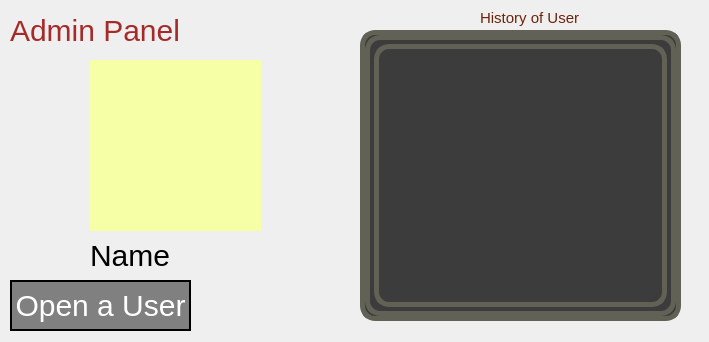
<?xml version="1.0" encoding="UTF-8"?>
<ui version="4.0">
 <class>Dialog</class>
 <widget class="QDialog" name="Dialog">
  <property name="geometry">
   <rect>
    <x>0</x>
    <y>0</y>
    <width>709</width>
    <height>342</height>
   </rect>
  </property>
  <property name="windowTitle">
   <string>Historian</string>
  </property>
  <property name="styleSheet">
   <string notr="true">font-size:30px;</string>
  </property>
  <widget class="QScrollArea" name="scrollArea_2">
   <property name="geometry">
    <rect>
     <x>360</x>
     <y>30</y>
     <width>321</width>
     <height>291</height>
    </rect>
   </property>
   <property name="styleSheet">
    <string notr="true">Background-Color: rgb(61, 60, 60);
border: 5px solid rgb(97, 98, 85);
border-radius: 15px;</string>
   </property>
   <property name="widgetResizable">
    <bool>true</bool>
   </property>
   <widget class="QWidget" name="scrollAreaWidgetContents_2">
    <property name="geometry">
     <rect>
      <x>0</x>
      <y>0</y>
      <width>311</width>
      <height>281</height>
     </rect>
    </property>
    <layout class="QHBoxLayout" name="horizontalLayout">
     <item>
      <widget class="QLabel" name="label_5">
       <property name="styleSheet">
        <string notr="true">font-size:15px;</string>
       </property>
       <property name="text">
        <string/>
       </property>
      </widget>
     </item>
    </layout>
   </widget>
  </widget>
  <widget class="QLabel" name="label">
   <property name="geometry">
    <rect>
     <x>10</x>
     <y>10</y>
     <width>181</width>
     <height>41</height>
    </rect>
   </property>
   <property name="font">
    <font>
     <family>arial</family>
     <pointsize>-1</pointsize>
    </font>
   </property>
   <property name="styleSheet">
    <string notr="true">color : Brown;
font-family: arial;
</string>
   </property>
   <property name="text">
    <string>Admin Panel</string>
   </property>
  </widget>
  <widget class="QPushButton" name="pushButton">
   <property name="geometry">
    <rect>
     <x>10</x>
     <y>280</y>
     <width>181</width>
     <height>51</height>
    </rect>
   </property>
   <property name="font">
    <font>
     <pointsize>-1</pointsize>
    </font>
   </property>
   <property name="styleSheet">
    <string notr="true">background-Color:gray;
border: 2px solid black;
color: white</string>
   </property>
   <property name="text">
    <string>Open a User</string>
   </property>
  </widget>
  <widget class="QLabel" name="label_2">
   <property name="geometry">
    <rect>
     <x>90</x>
     <y>60</y>
     <width>171</width>
     <height>171</height>
    </rect>
   </property>
   <property name="autoFillBackground">
    <bool>false</bool>
   </property>
   <property name="styleSheet">
    <string notr="true">Background-Color: rgb(247, 255, 166);</string>
   </property>
   <property name="text">
    <string/>
   </property>
  </widget>
  <widget class="QLabel" name="label_3">
   <property name="geometry">
    <rect>
     <x>90</x>
     <y>240</y>
     <width>171</width>
     <height>31</height>
    </rect>
   </property>
   <property name="styleSheet">
    <string notr="true">font-Size:30px;
color: black;</string>
   </property>
   <property name="text">
    <string>Name</string>
   </property>
  </widget>
  <widget class="QLabel" name="label_4">
   <property name="geometry">
    <rect>
     <x>480</x>
     <y>10</y>
     <width>121</width>
     <height>16</height>
    </rect>
   </property>
   <property name="font">
    <font>
     <pointsize>-1</pointsize>
    </font>
   </property>
   <property name="styleSheet">
    <string notr="true">Font-Size:15px;
color:rgb(106, 35, 12)</string>
   </property>
   <property name="text">
    <string>History of User</string>
   </property>
  </widget>
 </widget>
 <resources/>
 <connections/>
</ui>
